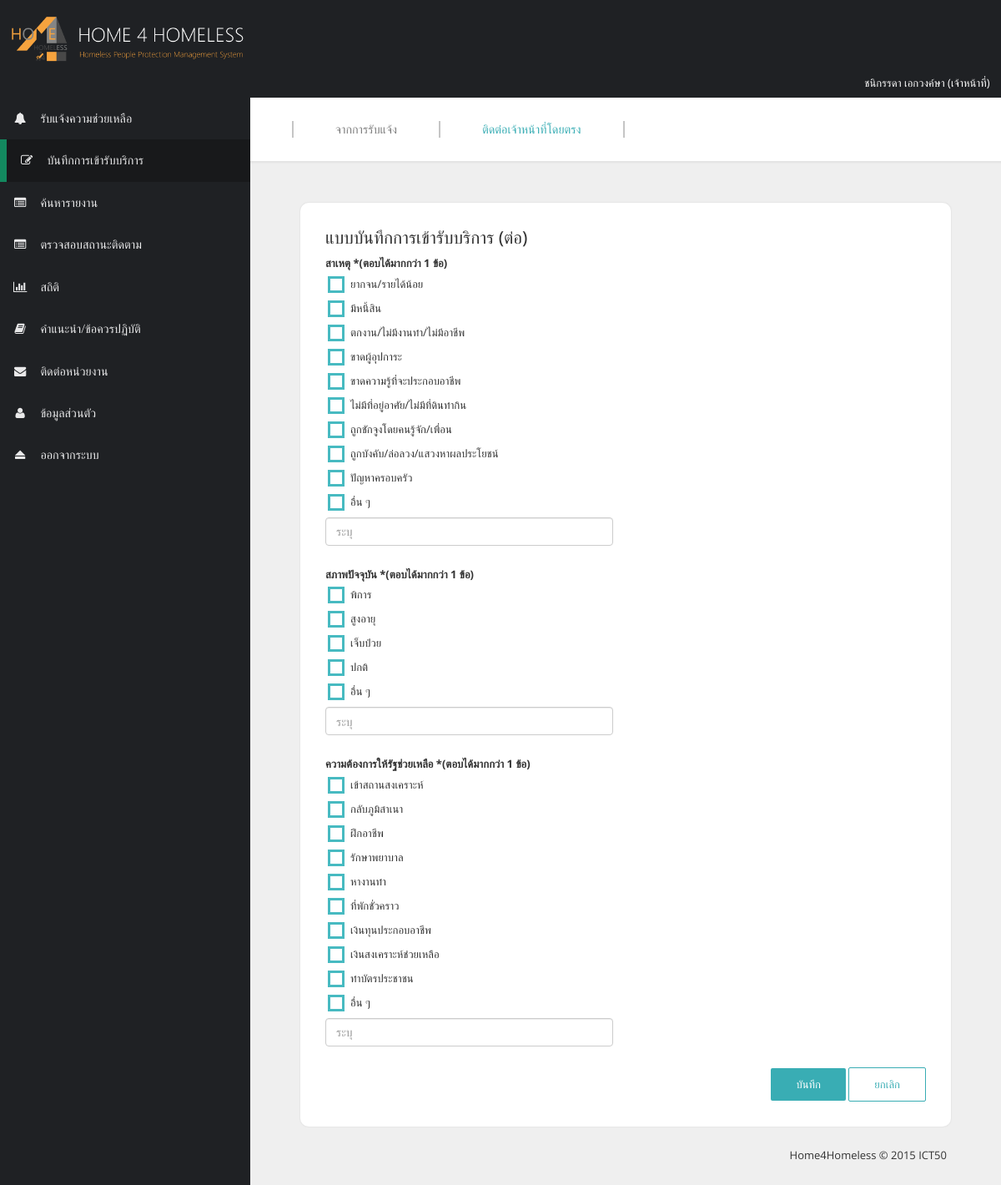
The app's page /records1.php (signed in) with its own data.
### tables this page shows
CREATE TABLE `members` (
  `mem_code` char(6) NOT NULL,
  `mem_id` char(13) NOT NULL,
  `mem_fname` varchar(30) NOT NULL,
  `mem_lname` varchar(30) NOT NULL,
  `mem_bday` date NOT NULL,
  `mem_sex` varchar(5) NOT NULL,
  `mem_tel` char(10) NOT NULL,
  `mem_email` varchar(70) NOT NULL,
  `mem_password` varchar(8) NOT NULL,
  `mem_status` varchar(15) NOT NULL,
  `dept_code` char(3) NOT NULL COMMENT 'refer to department',
  `prefix_code` int(1) NOT NULL COMMENT 'refer to prefix',
  `ad_code` char(8) NOT NULL COMMENT 'refer to address'
);

CREATE TABLE `cause` (
  `cause_code` char(3) NOT NULL,
  `cause_name` varchar(50) NOT NULL
);

CREATE TABLE `statusphysical` (
  `status_id` char(3) NOT NULL,
  `status_name` varchar(50) NOT NULL
);

CREATE TABLE `typeservice` (
  `tservice_code` char(4) NOT NULL,
  `tservice_name` varchar(50) NOT NULL,
  `tservice_descrip` text NOT NULL
);

### records1.php (the view, shortened to what this page needs)
<?php
  $strSQL = "SELECT * FROM members WHERE mem_code = '".$_SESSION['mem_code']."' ";
  $objQuery = mysql_query($strSQL);
  $objResult = mysql_fetch_array($objQuery);
?>
<!DOCTYPE html>
  <head>
    <link href="css/font-awesome.min.css" rel="stylesheet">
    <link href="css/bootstrap.min.css" rel="stylesheet">
    <link href="css/templatemo-style.css" rel="stylesheet">
  </head>
  <body>
    <header class="logo-header">
      <a><img src="images/logoweb2.png"></a>
      <div class="text-right">
        <FONT COLOR="white"><?php echo $objResult['mem_fname'];?>  <?php echo $objResult['mem_lname'];?> (<?php echo $objResult['mem_status']; ?>) &nbsp; &nbsp;</FONT><br><br>
      </div>
    </header>
    <div class="templatemo-flex-row">
      <div class="templatemo-sidebar">
        <nav class="templatemo-left-nav">
          <ul>
            <li><a href="notification.php"><i class="fa fa-bell fa-fw"></i>รับแจ้งความช่วยเหลือ</a></li>
            <li><a href="record.php"  class="active"><i class="fa fa-edit fa-fw"></i>บันทึกการเข้ารับบริการ</a></li>
            <li><a href="search.php"><i class="fa fa-list-alt fa-fw"></i>ค้นหารายงาน</a></li>
            <li><a href="checkstatus.php"><i class="fa fa-list-alt fa-fw"></i>ตรวจสอบสถานะติดตาม</a></li>
            <li><a href="statistic.php"><i class="fa fa-bar-chart fa-fw"></i>สถิติ</a></li>
            <li><a href="act.php"><i class="fa fa-book fa-fw"></i>คำแนะนำ/ข้อควรปฏิบัติ</a></li>
            <li><a href="about.php"><i class="fa fa-envelope fa-fw"></i>ติดต่อหน่วยงาน</a></li>
            <li><a href="memstaff.php"><i class="fa fa-user fa-fw"></i>ข้อมูลส่วนตัว</a></li>
            <li><a href="logout.php"><i class="fa fa-eject fa-fw"></i>ออกจากระบบ</a></li>
          </ul>
        </nav>
      </div>
      <div class="templatemo-content col-1 light-gray-bg">
        <div class="templatemo-top-nav-container">
          <div class="row">
            <nav class="templatemo-top-nav col-lg-12 col-md-12">
              <ul class="text-uppercase">
                <li><a href="record.php">จากการรับแจ้ง</a></li>
                <li><a href="records.php" class="active">ติดต่อเจ้าหน้าที่โดยตรง</a></li>
              </ul>
            </nav>
          </div>
        </div>
        <div class="templatemo-content-container">
          <div class="templatemo-content-widget white-bg">
            <h2 class="margin-bottom-10">แบบบันทึกการเข้ารับบริการ (ต่อ)</h2>
            <form name="frmMain" id="frmMain" action="db_records.php" class="templatemo-login-form" method="post">
              <div class="row form-group">
                <div class="col-lg-6 col-md-6 form-group">
                    <label class="control-label templatemo-block">สาเหตุ *(ตอบได้มากกว่า 1 ข้อ)</label>
                      <div class="templatemo-block margin-bottom-5">
                        <?php
                          $strSQL = "SELECT * FROM cause ORDER BY cause_code ASC";
                          $objQuery = mysql_query($strSQL);
                          while($objResult = mysql_fetch_array($objQuery))
                          {
                        ?>
                        <label for="cause[<?=$objResult["cause_code"]?>]" class="font-weight-400"><span></span><?php echo $objResult["cause_name"];?></label> <br/>
                      <?php
                      }
                      ?>
                      <input type="text" class="form-control" id="causedescrip" name="causedescrip" placeholder="ระบุ">
                      </div>
                </div>
              </div>
              <div class="row form-group">
                <div class="col-lg-6 col-md-6 form-group">
                    <label class="control-label templatemo-block">สภาพปัจจุบัน *(ตอบได้มากกว่า 1 ข้อ)</label>
                      <div class="templatemo-block margin-bottom-5">
                        <?php
                          $strSQL1 = "SELECT * FROM statusphysical ORDER BY status_id ASC";
                          $objQuery1 = mysql_query($strSQL1);
                          while($objResult1 = mysql_fetch_array($objQuery1))
                          {
                        ?>
                        <label for="status[<?=$objResult1["status_id"]?>]" class="font-weight-400"><span></span><?php echo $objResult1["status_name"];?></label> <br/>
                      <?php
                      }
                      ?>
                      <input type="text" class="form-control" id="statusdescrip" name="statusdescrip" placeholder="ระบุ">
                      </div>
                </div>
              </div>
              <div class="row form-group">
                <div class="col-lg-6 col-md-6 form-group">
                    <label class="control-label templatemo-block">ความต้องการให้รัฐช่วยเหลือ *(ตอบได้มากกว่า 1 ข้อ)</label>
                      <div class="templatemo-block margin-bottom-5">
                        <?php
                          $strSQL2 = "SELECT * FROM typeservice ORDER BY tservice_code ASC";
                          $objQuery2 = mysql_query($strSQL2);
                          while($objResult2 = mysql_fetch_array($objQuery2))
                          {
                        ?>
                        <label for="tservice[<?=$objResult2["tservice_code"]?>]" class="font-weight-400"><span></span><?php echo $objResult2["tservice_name"];?></label> <br/>
                      <?php
                      }
                      ?>
                      <input type="text" class="form-control" id="tservicedescrip" name="tservicedescrip" placeholder="ระบุ">
                      </div>
                </div>
              </div>
              <div class="form-group text-right">
                <button type="submit" class="templatemo-blue-button">บันทึก</button>
                <button type="reset" class="templatemo-white-button">ยกเลิก</button>
              </div>
            </form>
          </div>
          <footer class="text-right">
            <p>Home4Homeless &copy; 2015 ICT50 </p>
          </footer>
        </div>
      </div>
    </div>
  </body>
</html>

### css/templatemo-style.css (style rules this page uses)
* { font-family: 'Open Sans', sans-serif; }
body { font-size: 13px; }
body, .templatemo-left-nav { background: #1f2124; }
h1, h2, h3 { margin: 0; }
h2 { font-size: 1.6em; }
ul { list-style-type: none; margin: 0; padding: 0; }
nav li { font-size: 1.1em; list-style: none; text-transform: uppercase; }
.logo-header { width: 100%; height: 9em; }
.logo-header img { width: 25%; margin: 0em 0em 0em 0em; }
.templatemo-block { display: block; }
.white-bg { background-color: white; }
.light-gray-bg { background-color: #efefef; }
.margin-bottom-5 { margin-bottom: 5px; }
.margin-bottom-10 { margin-bottom: 10px; }
footer { padding: 15px; }
.templatemo-sidebar { width: 300px; }
.logo-header { margin: ; }
.templatemo-left-nav li { font-weight: 300; }
.templatemo-left-nav a.active, .templatemo-left-nav a:hover { background: #18191b; border-left: 8px solid #13895F; }
.templatemo-left-nav a { color: #e9e9ea; display: block; padding: 15px; transition: all 0.3s ease; }
.templatemo-left-nav .fa { margin-right: 15px; }
.templatemo-top-nav-container { background-color: white; padding: 28px 50px; box-shadow: 0px 0px 2px 2px rgba(161, 159, 159, 0.18); }
.templatemo-top-nav li { float: left; list-style: none; }
.templatemo-top-nav a { color: #7f7f7f; display: block; padding: 0 50px; border-left: 2px solid #c5c5c5; }
.templatemo-top-nav li:last-child a { border-right: 2px solid #c5c5c5; }
.templatemo-top-nav a:hover, .templatemo-top-nav a.active { color: #39ADB4; }
.templatemo-content { margin-top: 0px; min-height: 600px; padding: 0; overflow-x: hidden; }
.templatemo-content-container { padding: 40px 50px; }
.templatemo-flex-row { display: -webkit-flex; display: -ms-flexbox; display: flex; }
.col-1 { -webkit-flex: 1; -ms-flex: 1; flex: 1; }
.templatemo-content-widget { border-radius: 10px; padding: 30px; position: relative; margin: 10px; box-shadow: 0px 0px 1px 1px rgba(161, 159, 159, 0.1); }
.templatemo-login-form .form-group { margin-bottom: 20px; }
.templatemo-login-form .form-group:last-child { margin-bottom: 0; }
.templatemo-blue-button, .templatemo-white-button { border-radius: 2px; padding: 10px 30px; text-transform: uppercase; transition: all 0.3s ease; }
.templatemo-blue-button { background-color: #39ADB4; border: none; color: white; }
.templatemo-white-button { background-color: white; border: 1px solid #39ADB4; color: #39ADB4; }
.font-weight-400 { font-weight: 400; }
input[type="checkbox"] + label span { display:inline-block; width:26px; height:25px; margin:-1px 4px 0 0; vertical-align:middle; background:url(../images/checkbox-radio-sheet.png) left top no-repeat; cursor:pointer; }
@media only screen and (min-width: 768px) { .templatemo-left-nav { display: block !important; } }

### records on screen
members: mem_fname "ชนิกรรดา", mem_lname "เอกวงค์ษา", mem_status "เจ้าหน้าที่"
cause: cause_name "ยากจน/รายได้น้อย"
cause: cause_name "มีหนี้สิน"
cause: cause_name "ตกงาน/ไม่มีงานทำ/ไม่มีอาชีพ"
cause: cause_name "ขาดผู้อุปการะ"
cause: cause_name "ขาดความรู้ที่จะประกอบอาชีพ"
cause: cause_name "ไม่มีที่อยู่อาศัย/ไม่มีที่ดินทำกิน"
cause: cause_name "ถูกชักจูงโดยคนรู้จัก/เพื่อน"
cause: cause_name "ถูกบังคับ/ล่อลวง/แสวงหาผลประโยชน์"
cause: cause_name "ปัญหาครอบครัว"
cause: cause_name "อื่น ๆ"
statusphysical: status_name "พิการ"
statusphysical: status_name "สูงอายุ"
statusphysical: status_name "เจ็บป่วย"
statusphysical: status_name "ปกติ"
statusphysical: status_name "อื่น ๆ"
typeservice: tservice_name "เข้าสถานสงเคราะห์"
typeservice: tservice_name "กลับภูมิลำเนา"
typeservice: tservice_name "ฝึกอาชีพ"
typeservice: tservice_name "รักษาพยาบาล"
typeservice: tservice_name "หางานทำ"
typeservice: tservice_name "ที่พักชั่วคราว"
typeservice: tservice_name "เงินทุนประกอบอาชีพ"
typeservice: tservice_name "เงินสงเคราะห์ช่วยเหลือ"
typeservice: tservice_name "ทำบัตรประชาชน"
typeservice: tservice_name "อื่น ๆ"
